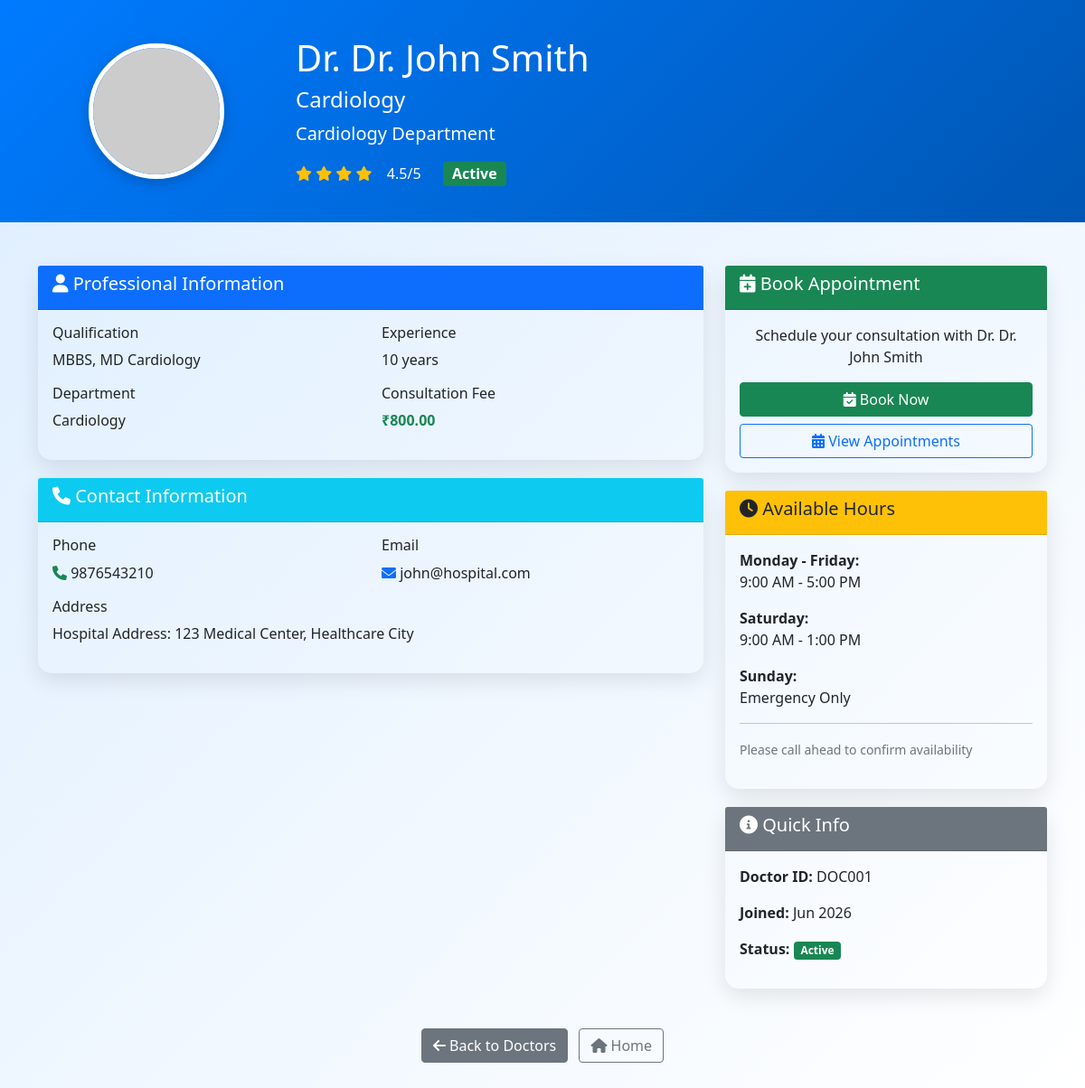
The app's page /doctor-profile.php?id=1 with its own data.
### tables this page shows
CREATE TABLE doctors (
    id INT AUTO_INCREMENT PRIMARY KEY,
    doc_id VARCHAR(20) UNIQUE NOT NULL,
    name VARCHAR(100) NOT NULL,
    email VARCHAR(100) UNIQUE NOT NULL,
    password VARCHAR(255) NOT NULL,
    phone VARCHAR(15) NOT NULL,
    department_id INT NOT NULL,
    specialization VARCHAR(100) NOT NULL,
    qualification VARCHAR(200) NOT NULL,
    experience INT NOT NULL,
    consultation_fee DECIMAL(10,2) NOT NULL,
    rating DECIMAL(2,1) DEFAULT 0.0,
    address TEXT,
    image VARCHAR(255),
    status ENUM('active', 'inactive') DEFAULT 'active',
    created_at TIMESTAMP DEFAULT CURRENT_TIMESTAMP,
    FOREIGN KEY (department_id) REFERENCES departments(id) ON DELETE CASCADE
);

CREATE TABLE departments (
    id INT AUTO_INCREMENT PRIMARY KEY,
    dept_id VARCHAR(20) UNIQUE NOT NULL,
    name VARCHAR(100) NOT NULL,
    description TEXT,
    head_of_department VARCHAR(100),
    created_at TIMESTAMP DEFAULT CURRENT_TIMESTAMP
);

### doctor-profile.php (the view, shortened to what this page needs)
<?php
$doctor_id = $_GET['id'] ?? 0;
try {
    $pdo = getConnection();
    $stmt = $pdo->prepare("SELECT d.*, dept.name as department_name FROM doctors d LEFT JOIN departments dept ON d.department_id = dept.id WHERE d.id = ?");
    $stmt->execute([$doctor_id]);
    $doctor = $stmt->fetch();
} catch(PDOException $e) {
    $error = "Database error: " . $e->getMessage();
}
?>
<!DOCTYPE html>
<html lang="en">
<head>
    <link href="https://cdn.jsdelivr.net/npm/bootstrap@5.1.3/dist/css/bootstrap.min.css" rel="stylesheet">
    <link href="https://cdnjs.cloudflare.com/ajax/libs/font-awesome/6.0.0/css/all.min.css" rel="stylesheet">
</head>
<body>
    <div class="profile-header">
        <div class="container">
            <div class="row align-items-center">
                <div class="col-md-3 text-center">
                    <img src="<?php echo $doctor['image'] ? 'uploads/doctors/' . $doctor['image'] : 'https://via.placeholder.com/150'; ?>"
                         alt="Dr. <?php echo htmlspecialchars($doctor['name']); ?>" class="doctor-image">
                </div>
                <div class="col-md-9">
                    <h1>Dr. <?php echo htmlspecialchars($doctor['name']); ?></h1>
                    <h4><?php echo htmlspecialchars($doctor['specialization']); ?></h4>
                    <p class="lead"><?php echo htmlspecialchars($doctor['department_name']); ?> Department</p>
                    <div class="d-flex align-items-center">
                        <div class="me-4">
                            <span class="text-warning">
                                <?php for ($i = 1; $i <= 5; $i++): ?>
                                    <i class="fas fa-star<?php echo $i <= ($doctor['rating'] ?? 4.0) ? '' : '-o'; ?>"></i>
                                <?php endfor; ?>
                            </span>
                            <span class="ms-2"><?php echo $doctor['rating'] ?? 4.0; ?>/5</span>
                        </div>
                        <div>
                            <span class="badge bg-<?php echo ($doctor['status'] ?? 'active') === 'active' ? 'success' : 'secondary'; ?> fs-6">
                                <?php echo ucfirst($doctor['status'] ?? 'active'); ?>
                            </span>
                        </div>
                    </div>
                </div>
            </div>
        </div>
    </div>
    <div class="container my-5">
        <div class="row">
            <div class="col-md-8">
                <div class="profile-card">
                    <div class="card-header bg-primary text-white">
                        <h5><i class="fas fa-user"></i> Professional Information</h5>
                    </div>
                    <div class="card-body">
                        <div class="row">
                            <div class="col-md-6">
                                <h6>Qualification</h6>
                                <p><?php echo htmlspecialchars($doctor['qualification']); ?></p>
                            </div>
                            <div class="col-md-6">
                                <h6>Experience</h6>
                                <p><?php echo $doctor['experience']; ?> years</p>
                            </div>
                        </div>
                        <div class="row">
                            <div class="col-md-6">
                                <h6>Department</h6>
                                <p><?php echo htmlspecialchars($doctor['department_name']); ?></p>
                            </div>
                            <div class="col-md-6">
                                <h6>Consultation Fee</h6>
                                <p class="text-success fw-bold">₹<?php echo number_format($doctor['consultation_fee'], 2); ?></p>
                            </div>
                        </div>
                    </div>
                </div>
                <div class="profile-card">
                    <div class="card-header bg-info text-white">
                        <h5><i class="fas fa-phone"></i> Contact Information</h5>
                    </div>
                    <div class="card-body">
                        <div class="row">
                            <div class="col-md-6">
                                <h6>Phone</h6>
                                <p><i class="fas fa-phone text-success"></i> <?php echo htmlspecialchars($doctor['phone']); ?></p>
                            </div>
                            <div class="col-md-6">
                                <h6>Email</h6>
                                <p><i class="fas fa-envelope text-primary"></i> <?php echo htmlspecialchars($doctor['email']); ?></p>
                            </div>
                        </div>
                        <div class="row">
                            <div class="col-md-12">
                                <h6>Address</h6>
                                <p><?php echo htmlspecialchars($doctor['address'] ?? 'Hospital Address: 123 Medical Center, Healthcare City'); ?></p>
                            </div>
                        </div>
                    </div>
                </div>
            </div>
            <div class="col-md-4">
                <div class="profile-card">
                    <div class="card-header bg-success text-white">
                        <h5><i class="fas fa-calendar-plus"></i> Book Appointment</h5>
                    </div>
                    <div class="card-body text-center">
                        <p>Schedule your consultation with Dr. <?php echo htmlspecialchars($doctor['name']); ?></p>
                        <div class="d-grid gap-2">
                            <a href="book-appointment.php?doctor_id=<?php echo $doctor['id']; ?>" class="btn btn-success">
                                <i class="fas fa-calendar-check"></i> Book Now
                            </a>
                            <a href="appointment-management.php" class="btn btn-outline-primary">
                                <i class="fas fa-calendar-alt"></i> View Appointments
                            </a>
                        </div>
                    </div>
                </div>
                <div class="profile-card">
                    <div class="card-header bg-warning text-dark">
                        <h5><i class="fas fa-clock"></i> Available Hours</h5>
                    </div>
                    <div class="card-body">
                        <p><strong>Monday - Friday:</strong><br>9:00 AM - 5:00 PM</p>
                        <p><strong>Saturday:</strong><br>9:00 AM - 1:00 PM</p>
                        <p><strong>Sunday:</strong><br>Emergency Only</p>
                        <hr>
                        <p class="text-muted"><small>Please call ahead to confirm availability</small></p>
                    </div>
                </div>
                <div class="profile-card">
                    <div class="card-header bg-secondary text-white">
                        <h5><i class="fas fa-info-circle"></i> Quick Info</h5>
                    </div>
                    <div class="card-body">
                        <p><strong>Doctor ID:</strong> <?php echo htmlspecialchars($doctor['doc_id']); ?></p>
                        <p><strong>Joined:</strong> <?php echo date('M Y', strtotime($doctor['created_at'])); ?></p>
                        <p><strong>Status:</strong>
                            <span class="badge bg-<?php echo ($doctor['status'] ?? 'active') === 'active' ? 'success' : 'secondary'; ?>">
                                <?php echo ucfirst($doctor['status'] ?? 'active'); ?>
                            </span>
                        </p>
                    </div>
                </div>
            </div>
        </div>
        <div class="text-center mt-4">
            <a href="doctors.php" class="btn btn-secondary me-2">
                <i class="fas fa-arrow-left"></i> Back to Doctors
            </a>
            <a href="index.php" class="btn btn-outline-secondary">
                <i class="fas fa-home"></i> Home
            </a>
        </div>
    </div>
</body>
</html>

### doctor-profile.php (style rules this page uses)
body { background: linear-gradient(135deg, #007bff22, #ffffff); }
.profile-header { background: linear-gradient(135deg, #007bff, #0056b3); color: white; padding: 40px 0; }
.profile-card { border: none; border-radius: 15px; box-shadow: 0 8px 25px rgba(0,0,0,0.1); margin-bottom: 20px; }
.doctor-image { width: 150px; height: 150px; border-radius: 50%; object-fit: cover; border: 5px solid white; box-shadow: 0 4px 15px rgba(0,0,0,0.2); }

### records on screen
doctors: name "Dr. John Smith", specialization "Cardiology", department.name "Cardiology", rating "4.5", status "Active", qualification "MBBS, MD Cardiology", experience "10", consultation_fee "800.00", phone "9876543210", email "john@hospital.com", address "Hospital Address: 123 Medical Center, Healthcare City", doc "DOC001", created_at "Jun 2026"
